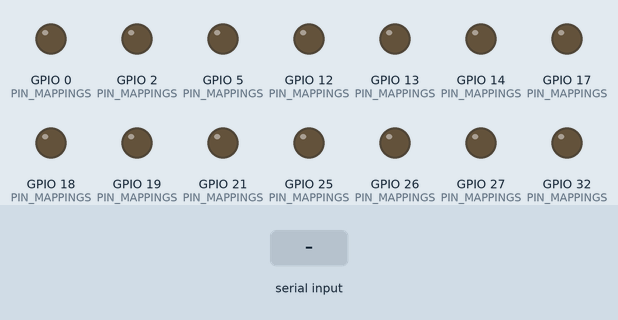
Recording of a sketch running on a simulated ESP32. On the bench: output pins drawn as LEDs (lit = HIGH). Inputs (shaded band) come from the test bench. What the sketch prints to the serial monitor is not drawn.

Above: at 1.2 s.
1.3 s: "ON ,45\n" received over Serial
At 1.4 s:
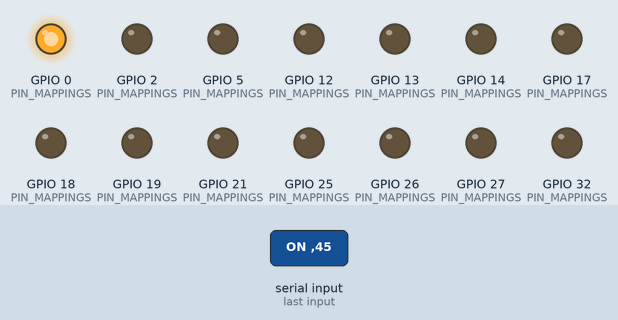
3.0 s: "PING\n" received over Serial
4.5 s: "STATUS\n" received over Serial
Timing chart, 0 to 7.5 s (numbered marks = the images above; inputs shaded):
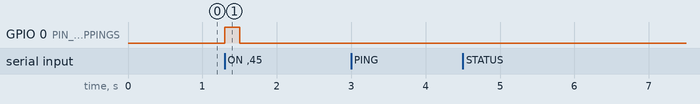

Measured:
- after the input at 1.3 s, GPIO 0 (PIN_MAPPINGS): LOW → HIGH at once, → LOW 0.20 s later
- after the input at 3.0 s, every drawn part: stays the same
- after the input at 4.5 s, every drawn part: stays the same

The sketch:

esp32_firmware.ino
```cpp
#include <Arduino.h>

constexpr bool OUTPUT_ACTIVE_HIGH = true;
constexpr uint32_t SERIAL_BAUD_RATE = 115200;
constexpr uint32_t HEARTBEAT_TIMEOUT_MS = 1500;

struct PinMapping {
  const char* label;
  uint8_t pin;
};

const PinMapping PIN_MAPPINGS[] = {
    {"L2A", 12},
    {"L2B", 14},
    {"L2C", 27},
    {"L2E", 25},
    {"L2F", 33},
    {"L2G", 32},
    {"L1B", 13},
    {"L2D", 26},
    {"L3A", 2},
    {"L3B", 0},
    {"L4A", 17},
    {"L4B", 5},
    {"L4C", 18},
    {"L4D", 19},
    {"PWM", 21},
};

constexpr size_t PIN_COUNT = sizeof(PIN_MAPPINGS) / sizeof(PIN_MAPPINGS[0]);
constexpr uint8_t OUTPUT_ON_LEVEL = OUTPUT_ACTIVE_HIGH ? HIGH : LOW;
constexpr uint8_t OUTPUT_OFF_LEVEL = OUTPUT_ACTIVE_HIGH ? LOW : HIGH;

unsigned long g_lastHeartbeatMs = 0;
bool g_watchdogTripped = false;

bool isKnownPin(int pin);
void writePinState(int pin, bool enabled);
void allOff();
void reportStatus();
void handleCommand(const String& rawCommand);
void enforceHeartbeatWatchdog();

bool isKnownPin(int pin) {
  for (size_t i = 0; i < PIN_COUNT; ++i) {
    if (PIN_MAPPINGS[i].pin == pin) {
      return true;
    }
  }
  return false;
}

void writePinState(int pin, bool enabled) {
  if (!isKnownPin(pin)) {
    return;
  }

  digitalWrite(pin, enabled ? OUTPUT_ON_LEVEL : OUTPUT_OFF_LEVEL);
}

void allOff() {
  for (size_t i = 0; i < PIN_COUNT; ++i) {
    digitalWrite(PIN_MAPPINGS[i].pin, OUTPUT_OFF_LEVEL);
  }
}

void reportStatus() {
  Serial.print("{\"firmware\":\"preset-controller-20261011\",\"activeHigh\":");
  Serial.print(OUTPUT_ACTIVE_HIGH ? "true" : "false");
  Serial.print(",\"watchdogTripped\":");
  Serial.print(g_watchdogTripped ? "true" : "false");
  Serial.print(",\"activePins\":[");
  bool first = true;
  for (size_t i = 0; i < PIN_COUNT; ++i) {
    if (digitalRead(PIN_MAPPINGS[i].pin) == OUTPUT_ON_LEVEL) {
      if (!first) Serial.print(',');
      Serial.print(PIN_MAPPINGS[i].pin);
      first = false;
    }
  }
  Serial.print("],\"levels\":{");
  for (size_t i = 0; i < PIN_COUNT; ++i) {
    if (i > 0) Serial.print(',');
    Serial.print('"');
    Serial.print(PIN_MAPPINGS[i].pin);
    Serial.print("\":");
    Serial.print(digitalRead(PIN_MAPPINGS[i].pin));
  }
  Serial.println("}}");
}

void handleCommand(const String& rawCommand) {
  String command = rawCommand;
  command.trim();

  if (command.length() == 0) {
    return;
  }

  if (command.equals("PING")) {
    Serial.println("PONG");
    return;
  }

  if (command.equals("STATUS")) {
    reportStatus();
    return;
  }

  if (command.equals("ALL_OFF")) {
    allOff();
    return;
  }

  if (command.equals("HEARTBEAT")) {
    g_lastHeartbeatMs = millis();
    g_watchdogTripped = false;
    return;
  }

  if (command.startsWith("ON ")) {
    const int pin = command.substring(3).toInt();
    writePinState(pin, true);
    return;
  }

  if (command.startsWith("OFF ")) {
    const int pin = command.substring(4).toInt();
    writePinState(pin, false);
    return;
  }
}

void enforceHeartbeatWatchdog() {
  const unsigned long now = millis();
  if (!g_watchdogTripped && (now - g_lastHeartbeatMs > HEARTBEAT_TIMEOUT_MS)) {
    allOff();
    g_watchdogTripped = true;
  }
}

void setup() {
  for (size_t i = 0; i < PIN_COUNT; ++i) {
    pinMode(PIN_MAPPINGS[i].pin, OUTPUT);
  }

  allOff();

  Serial.begin(SERIAL_BAUD_RATE);
  g_lastHeartbeatMs = millis();
}

void loop() {
  while (Serial.available() > 0) {
    const String command = Serial.readStringUntil('\n');
    handleCommand(command);
  }

  enforceHeartbeatWatchdog();
  delay(5);
}
```
